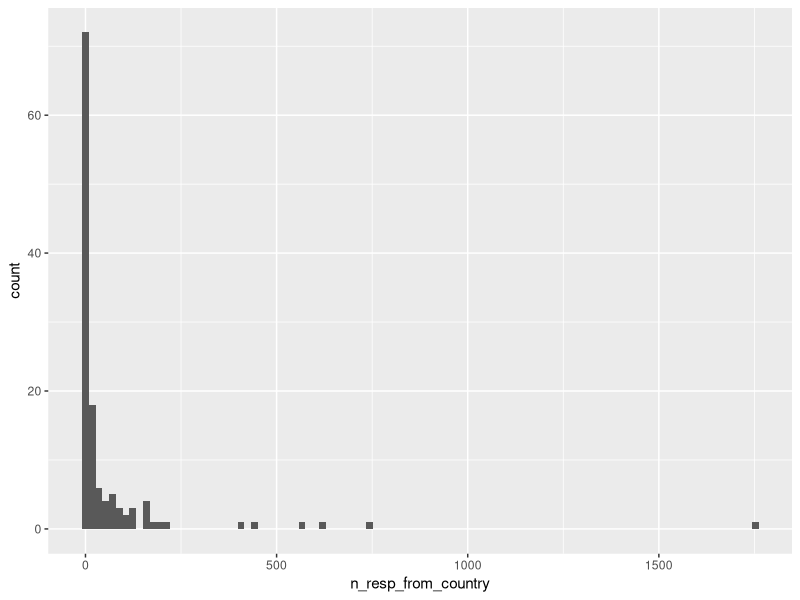
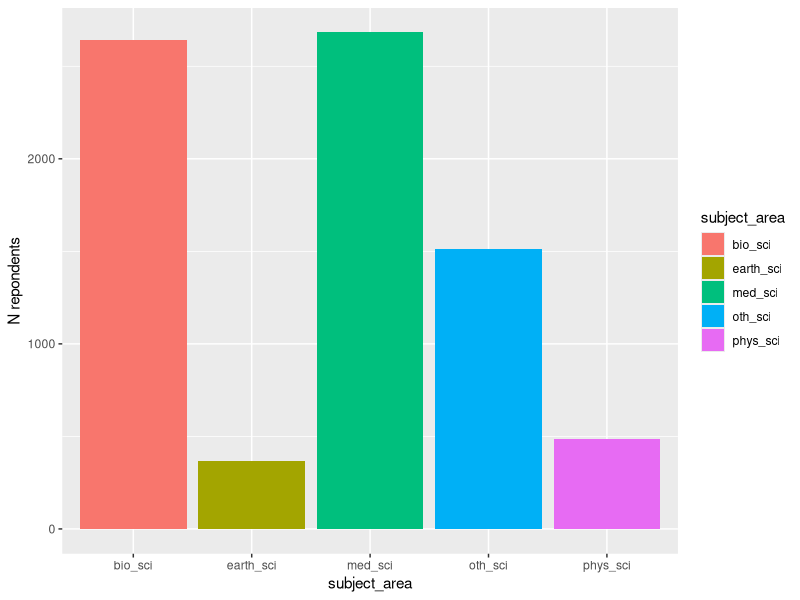
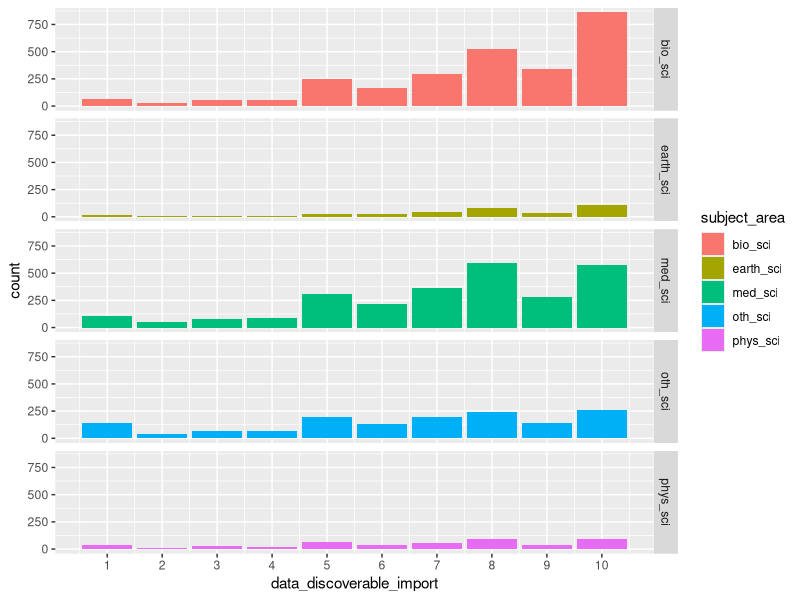
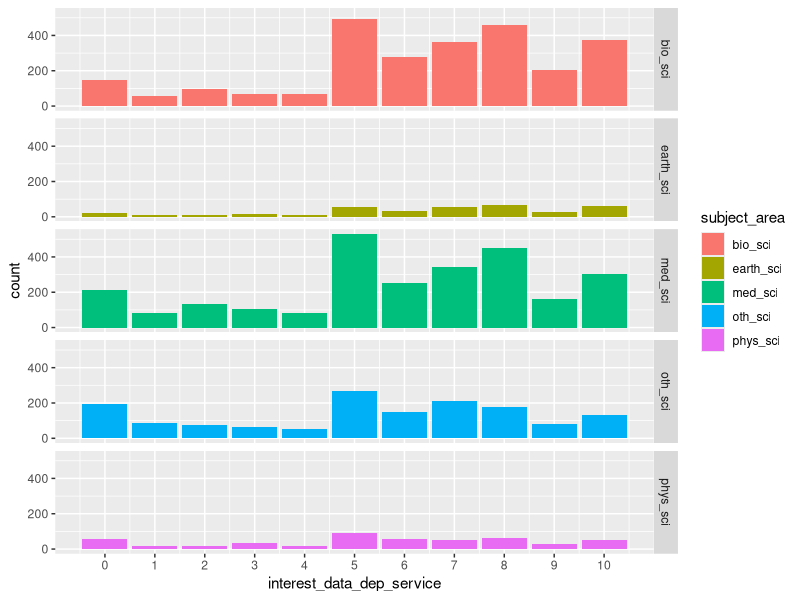
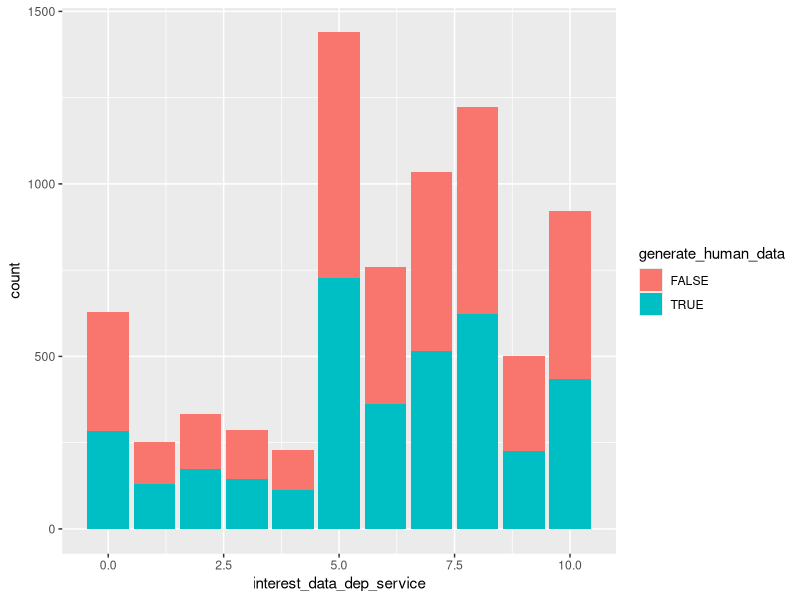
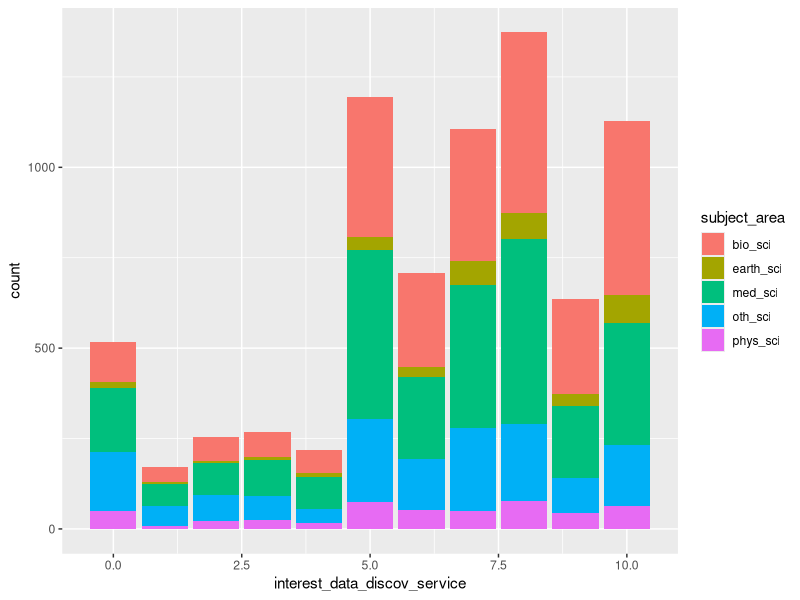
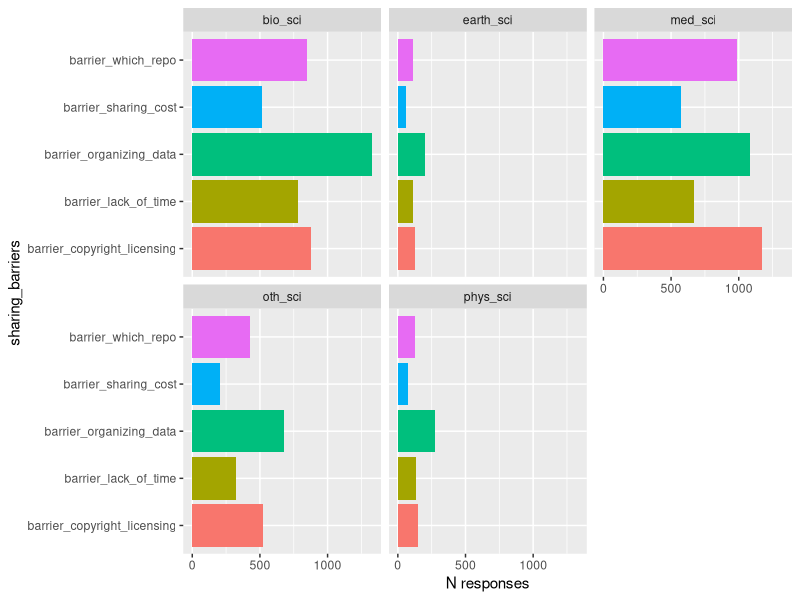

Generate these figures, in order, with R:
## ---- chunk 1
knitr::opts_chunk$set(echo = TRUE)
suppressPackageStartupMessages(library(tidyverse))
## ---- chunk 2
ns_survey <- readr::read_csv("data/survey_clean.csv", show_col_types = FALSE)
head(ns_survey)
## ---- chunk 3
ns_survey %>%
  dplyr::group_by(., country) %>%
  dplyr::summarise(., n_resp_from_country = n()) %>%
  dplyr::arrange(., desc(n_resp_from_country)) %>%
  ggplot2::ggplot() +
  ggplot2::aes(x = n_resp_from_country) +
  ggplot2::geom_histogram(bins = 100)
## ---- chunk 4
top_repondents <- ns_survey %>%
  dplyr::group_by(., country) %>%
  dplyr::summarise(., n_resp_from_country = n()) %>%
  dplyr::filter(., n_resp_from_country >= 100) %>%
  dplyr::arrange(., desc(n_resp_from_country)) %>%
  dplyr::ungroup(.)

top_repondents %>%
  knitr::kable(., format = 'html') %>%
  kableExtra::kable_classic(.)  
## ---- chunk 5
ns_survey |>
  xtabs(formula = ~ subject_area)
## ---- chunk 6
ns_survey %>%
  dplyr::filter(., !is.na(subject_area)) %>%
  ggplot() +
  aes(subject_area, fill = subject_area) +
  geom_bar() +
  ylab("N repondents")
## ---- chunk 7
ns_survey %>%
  filter(., !is.na(data_discoverable_import), 
         !is.na(subject_area)) %>%
  ggplot() +
  aes(x = data_discoverable_import, fill = subject_area) +
  facet_grid(rows = vars(subject_area)) +
  scale_x_continuous(breaks = 0:10) +
  geom_bar()
## ---- chunk 8
mod_discoverable <- lm(formula = data_discoverable_import ~ subject_area, ns_survey)
anova(mod_discoverable)
summary(mod_discoverable)
## ---- chunk 9
ns_survey %>%
  filter(., !is.na(interest_data_dep_service), 
         !is.na(subject_area)) %>%
  ggplot(.) +
  aes(x = interest_data_dep_service, fill = subject_area) +
  facet_grid(rows = vars(subject_area)) +
  scale_x_continuous(breaks = 0:10) +
  geom_bar()
## ---- chunk 10
mod_interest_data_serv <- lm(formula = interest_data_dep_service ~ subject_area, ns_survey)
anova(mod_interest_data_serv)
summary(mod_interest_data_serv)
## ---- chunk 11
ns_survey %>%
  dplyr::filter(., !is.na(interest_data_dep_service),
                !is.na(generate_human_data)) %>%
  ggplot(.) +
  aes(x = interest_data_dep_service, fill = generate_human_data) +
  geom_bar()
## ---- chunk 12
mod_interest_data_serv_human_data <- lm(formula = interest_data_dep_service ~ generate_human_data, ns_survey)
anova(mod_interest_data_serv_human_data)
summary(mod_interest_data_serv_human_data)
## ---- chunk 13
ns_survey %>%
  dplyr::filter(., !is.na(interest_data_discov_service),
                !is.na(subject_area)) %>%
  ggplot(.) +
  aes(x = interest_data_discov_service, fill = subject_area) +
  geom_bar()
## ---- chunk 14
ns_survey |> xtabs(formula = ~ subject_area + barrier_lack_of_time)

barriers <- ns_survey %>%
  dplyr::filter(., !is.na(subject_area)) %>%
  tidyr::pivot_longer(., cols = c(12:16), names_to = "sharing_barriers", values_to = "sharing_barriers_vals", values_drop_na = TRUE) 

barriers %>%
  ggplot() +
  aes(x = sharing_barriers, y = as.numeric(sharing_barriers_vals), fill = sharing_barriers) +
  geom_col() +
  ylab("N responses") +
  coord_flip() +
  facet_wrap(~subject_area) +
  theme(legend.position = "none") 
